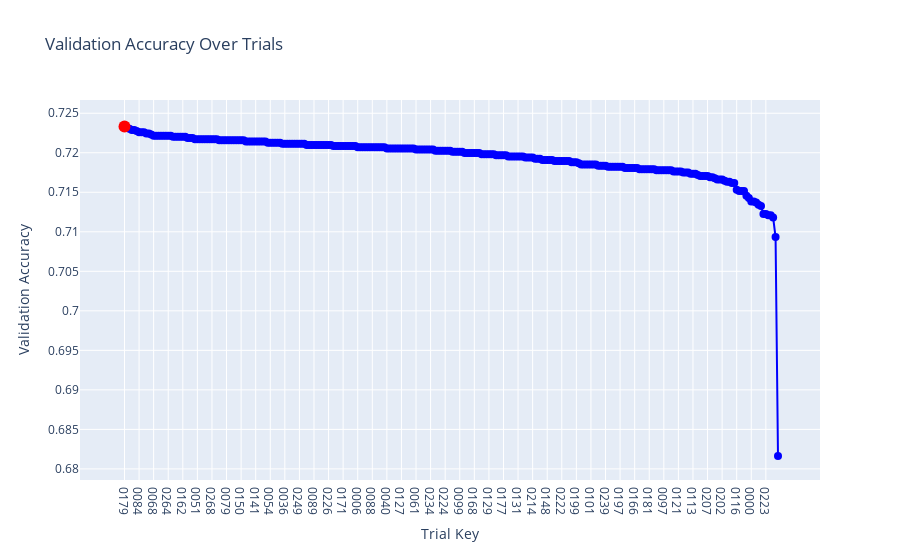

The notebook cell this image was saved under:
### Code cell
import plotly.graph_objs as go
from IPython.display import display
import pandas as pd

trial_accuracies = [
    (trial.trial_id, trial.metrics.get_best_value('val_accuracy')) 
    for trial in tuner.oracle.get_best_trials(num_trials=len(tuner.oracle.trials))
]

# Use the trial_accuracies list from the previous step
trial_keys = [trial_key for trial_key, _ in trial_accuracies]
val_accuracies = [val_accuracy for _, val_accuracy in trial_accuracies]

# Create a DataFrame for easy plotting
data = pd.DataFrame({
    'Trial Key': trial_keys,
    'Validation Accuracy': val_accuracies
})

# Find the best trial based on the highest validation accuracy
best_val_accuracy = max(val_accuracies)
best_trial_index = val_accuracies.index(best_val_accuracy)
best_trial_key = trial_keys[best_trial_index]

# Retrieve the best trial's hyperparameters
best_trial = tuner.oracle.trials[best_trial_key]
best_hyperparameters = best_trial.hyperparameters.values

# Create the plot
fig = go.Figure()

# Add the accuracy points
fig.add_trace(go.Scatter(
    x=data['Trial Key'],
    y=data['Validation Accuracy'],
    mode='markers+lines',
    marker=dict(color='blue', size=8),
    text=[f"Trial: {trial_key}<br>Accuracy: {val_accuracy:.4f}" for trial_key, val_accuracy in trial_accuracies],
    hoverinfo='text'
))

# Highlight the best trial
fig.add_trace(go.Scatter(
    x=[best_trial_key],
    y=[best_val_accuracy],
    mode='markers',
    marker=dict(color='red', size=12, symbol='circle'),
    text=[f"Best Trial: {best_trial_key}<br>Accuracy: {best_val_accuracy:.4f}"],
    hoverinfo='text',
    name='Best Trial'
))

# Update layout
fig.update_layout(
    title='Validation Accuracy Over Trials',
    xaxis_title='Trial Key',
    yaxis_title='Validation Accuracy',
    showlegend=False
)

# Display the plot
display(fig)

# Print the hyperparameters for the best trial
print("The hyperparameters for the best trial are:")
for key, value in best_hyperparameters.items():
    print(f"{key}: {value}")

### Figure 1 — Plotly figure (JSON) as saved in the notebook; plotly's stock layout.template omitted (floating-point values rounded to 4 significant figures; data arrays with more than 128 entries replaced by an {"elided": "..."} marker saying what was removed)
{"data": [{"hoverinfo": "text", "marker": {"color": "blue", "size": 8}, "mode": "markers+lines", "text": {"elided": "270 str values"}, "type": "scatter", "x": {"elided": "270 str values"}, "y": {"elided": "270 float values"}}, {"hoverinfo": "text", "marker": {"color": "red", "size": 12, "symbol": "circle"}, "mode": "markers", "name": "Best Trial", "text": ["Best Trial: 0179<br>Accuracy: 0.7233"], "type": "scatter", "x": ["0179"], "y": [0.7233]}], "layout": {"showlegend": false, "title": {"text": "Validation Accuracy Over Trials"}, "xaxis": {"title": {"text": "Trial Key"}}, "yaxis": {"title": {"text": "Validation Accuracy"}}}}
